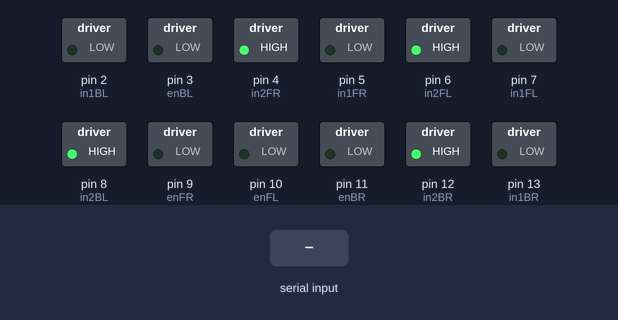
A sketch run on a simulated Arduino Uno, built with avr-gcc and run on an emulated ATmega328P. On the bench: switched loads named in the sketch (green lamp = pin HIGH). Inputs (shaded band) come from the test bench.

Above: at 1.2 s.
1.3 s: "w" received over Serial
At 2.5 s:
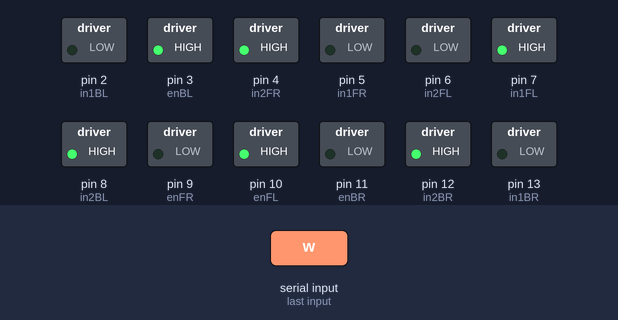
2.8 s: "s" received over Serial
At 3.7 s:
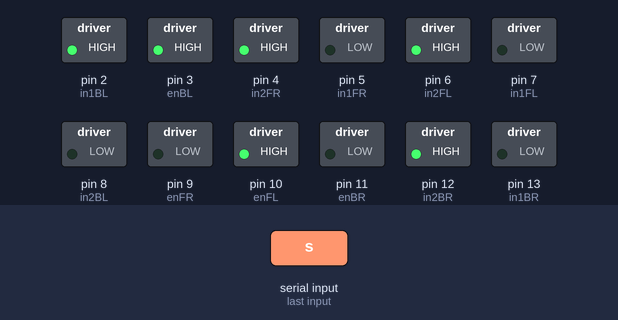
4.3 s: "a" received over Serial
At 4.9 s:
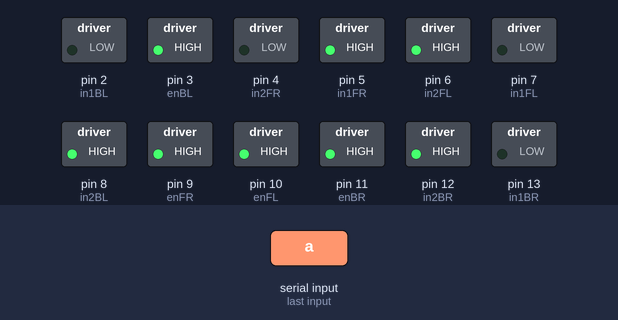
5.8 s: "d" received over Serial
At 7.0 s:
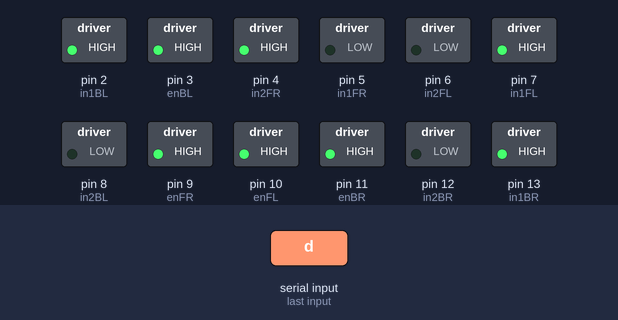
7.3 s: "x" received over Serial
At 8.4 s:
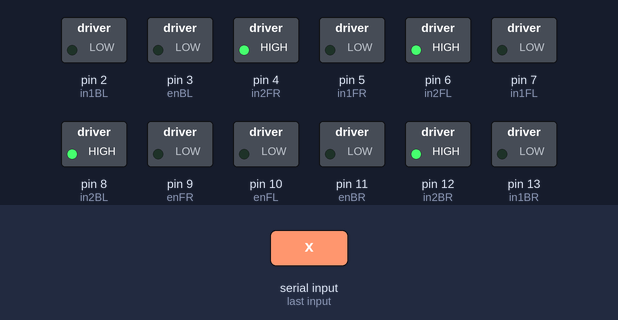
Timing chart, 0 to 9.8 s (numbered marks = the images above; inputs shaded):
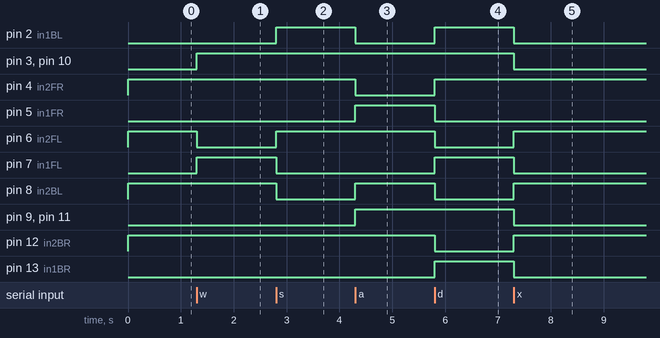

Measured:
- after the input at 1.3 s, pin 3 (enBL), pin 7 (in1FL), pin 10 (enFL): LOW → HIGH at once; pin 6 (in2FL): HIGH → LOW at once
- after the input at 2.8 s, pin 2 (in1BL), pin 6 (in2FL): LOW → HIGH at once; pin 7 (in1FL), pin 8 (in2BL): HIGH → LOW at once
- after the input at 4.3 s, pin 2 (in1BL), pin 4 (in2FR): HIGH → LOW at once; pin 5 (in1FR), pin 8 (in2BL), pin 9 (enFR), pin 11 (enBR): LOW → HIGH at once
- after the input at 5.8 s, pin 2 (in1BL), pin 4 (in2FR), pin 7 (in1FL), pin 13 (in1BR): LOW → HIGH at once; pin 5 (in1FR), pin 6 (in2FL), pin 8 (in2BL), pin 12 (in2BR): HIGH → LOW at once
- after the input at 7.3 s, pin 2 (in1BL), pin 3 (enBL), pin 7 (in1FL), pin 9 (enFR), pin 10 (enFL), pin 11 (enBR), pin 13 (in1BR): HIGH → LOW at once; pin 6 (in2FL), pin 8 (in2BL), pin 12 (in2BR): LOW → HIGH at once

The sketch:

wasd_in_control.ino
```cpp
// Define pins for motor control
int enFL = 10; // Front Left motor enable pin
int in1FL = 7; // Front Left motor input pin 1
int in2FL = 6; // Front Left motor input pin 2

int enFR = 9;  // Front Right motor enable pin
int in1FR = 5; // Front Right motor input pin 1
int in2FR = 4; // Front Right motor input pin 2

int enBL = 3;  // Back Left motor enable pin
int in1BL = 2; // Back Left motor input pin 1
int in2BL = 8; // Back Left motor input pin 2

int enBR = 11; // Back Right motor enable pin
int in1BR = 13;// Back Right motor input pin 1
int in2BR = 12;// Back Right motor input pin 2

// Define variables to store motor speeds
int motorSpeedFL = 0;
int motorSpeedFR = 0;
int motorSpeedBL = 0;
int motorSpeedBR = 0;

// Define function to stop all motors
void stopMotors() {
  motorSpeedFL = 0;
  motorSpeedFR = 0;
  motorSpeedBL = 0;
  motorSpeedBR = 0;
}

void setup() {
  // Initialize pins for motor control
  pinMode(enFL, OUTPUT);
  pinMode(in1FL, OUTPUT);
  pinMode(in2FL, OUTPUT);
  pinMode(enFR, OUTPUT);
  pinMode(in1FR, OUTPUT);
  pinMode(in2FR, OUTPUT);
  pinMode(enBL, OUTPUT);
  pinMode(in1BL, OUTPUT);
  pinMode(in2BL, OUTPUT);
  pinMode(enBR, OUTPUT);
  pinMode(in1BR, OUTPUT);
  pinMode(in2BR, OUTPUT);

  // Start serial communication
  Serial.begin(9600);
}

void loop() {
  if (Serial.available() > 0) {
    char command = Serial.read();
    // Move forward
    if (command == 'w') {
      motorSpeedFL = 255;
      motorSpeedFR = 0;
      motorSpeedBL = -255;
      motorSpeedBR = 0;
    }
    // Move backward
    else if (command == 's') {
      motorSpeedFL = -255;
      motorSpeedFR = 0;
      motorSpeedBL = 255;
      motorSpeedBR = 0;
    }
    // Move left
    else if (command == 'a') {
      motorSpeedFL = -255;
      motorSpeedFR = 255;
      motorSpeedBL = -255;
      motorSpeedBR = -255;
    }
    // Move right
    else if (command == 'd') {
      motorSpeedFL = 255;
      motorSpeedFR = -255;
      motorSpeedBL = 255;
      motorSpeedBR = 255;
    }
    // Stop
    else if (command == 'x') {
      stopMotors();
    }
  }
  // Update motor speeds
  analogWrite(enFL, abs(motorSpeedFL));
  analogWrite(enFR, abs(motorSpeedFR));
  analogWrite(enBL, abs(motorSpeedBL));
  analogWrite(enBR, abs(motorSpeedBR));

  // Set motor directions
  digitalWrite(in1FL, motorSpeedFL > 0 ? HIGH : LOW);
  digitalWrite(in2FL, motorSpeedFL > 0 ? LOW : HIGH);
  digitalWrite(in1FR, motorSpeedFR > 0 ? HIGH : LOW);
  digitalWrite(in2FR, motorSpeedFR > 0 ? LOW : HIGH);
  digitalWrite(in1BL, motorSpeedBL > 0 ? HIGH : LOW);
  digitalWrite(in2BL, motorSpeedBL > 0 ? LOW : HIGH);
  digitalWrite(in1BR, motorSpeedBR > 0 ? HIGH : LOW);
  digitalWrite(in2BR, motorSpeedBR > 0 ? LOW : HIGH);
}
```
